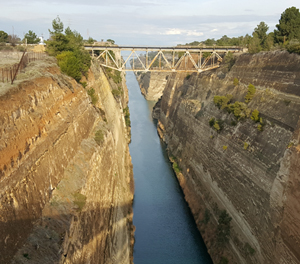
#> input picture prac_chap6/image/color_space.jpg, 300 x 264 px, found by its file name
$ python 16.convert_others.py
#> lines starting #> are read from the running program, lines starting #| are printed output that depends on the picture
import cv2

BGR_img = cv2.imread("../../../Downloads/chap6추가소스/images/color_space.jpg", cv2.IMREAD_COLOR) # 컬러 영상 읽기
#> BGR_img is the input picture: shape (264, 300, 3); mean B, G, R 99.5, 123.8, 135.6
if BGR_img is None: raise Exception("영상 파일 읽기 오류")

Gray_img = cv2.cvtColor(BGR_img, cv2.COLOR_BGR2GRAY) # 명암도 영상 변환
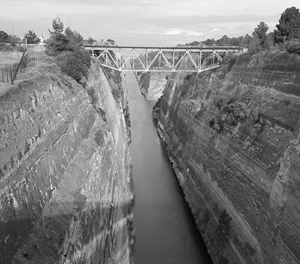
#> Gray_img: shape (264, 300); min 1, max 255, mean 124.6
YCC_img = cv2.cvtColor(BGR_img, cv2.COLOR_BGR2YCrCb) # YCbCr 컬러 공간 변환
#> YCC_img: shape (264, 300, 3); mean of channels 0, 1, 2 124.6, 135.9, 113.9
YUV_img = cv2.cvtColor(BGR_img, cv2.COLOR_BGR2YUV)   # YUV 컬러 공간 변환
#> YUV_img: shape (264, 300, 3); mean of channels 0, 1, 2 124.6, 115.6, 137.7
LAB_img = cv2.cvtColor(BGR_img, cv2.COLOR_BGR2LAB)   # La*b* 컬러 공간 변환
#> LAB_img: shape (264, 300, 3); mean of channels 0, 1, 2 132.1, 129.4, 143.2

YCC_ch = cv2.split(YCC_img)
YUV_ch = cv2.split(YUV_img)
Lab_ch = cv2.split(LAB_img)

cv2.imshow("BGR_img", BGR_img)
cv2.imshow("Gray_img", Gray_img)

sp1, sp2, sp3 = ['Y', 'Cr', 'Cb'] , ['Y', 'U', 'V'], ['L', 'A', 'B']
for i in range(len(sp1)):
    cv2.imshow("YCC_img[%d]-%s" %(i, sp1[i]), YCC_ch[i])
    cv2.imshow("YUV_img[%d]-%s" %(i, sp2[i]), YUV_ch[i])
    cv2.imshow("LAB_img[%d]-%s" %(i, sp3[i]), Lab_ch[i])
#> this loop made 3 passes
#> pass 2, `cv2.imshow("YCC_img[%d]-%s" %(i, sp1[i]), YCC_ch[i])`:
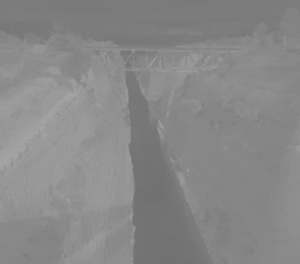
#> window 'YCC_img[1]-Cr': shape (264, 300); min 112, max 168, mean 135.9
#> pass 2, `cv2.imshow("YUV_img[%d]-%s" %(i, sp2[i]), YUV_ch[i])`:
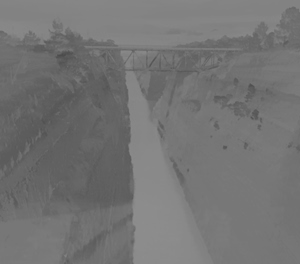
#> window 'YUV_img[1]-U': shape (264, 300); min 75, max 142, mean 115.6
cv2.waitKey(0)
